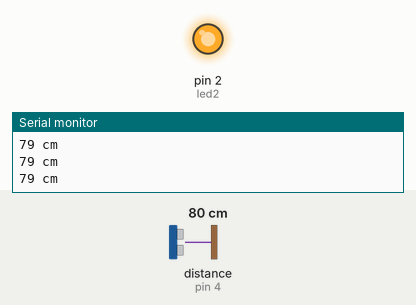
Recording of a sketch running on a simulated Arduino Uno, built with avr-gcc and run on an emulated ATmega328P. On the bench: output pins drawn as LEDs (lit = HIGH), the last lines printed to the serial monitor. Wiring (inferred from the names in the program): ultrasonic range finder: trigger pin 5; echo pin 4. The inputs (shaded band) are chosen by the test bench; at power-on: distance to the obstacle (sensor on pin 4) 80 cm. The echo pulse lasts 58.3 µs per cm; pins used as bus, display or sensor lines are not drawn.

Above: at 1.3 s.
1.4 s: distance to the obstacle (sensor on pin 4) set to 2 cm
At 2.7 s:
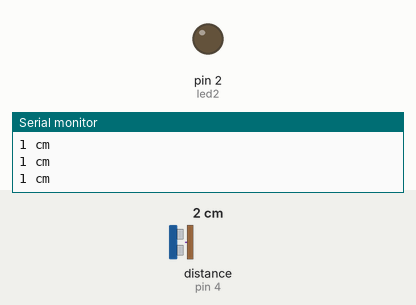
3.0 s: distance to the obstacle (sensor on pin 4) set to 35 cm
At 4.0 s:
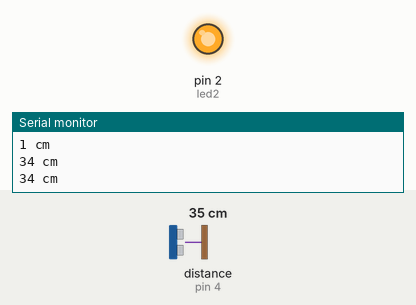
4.5 s: distance to the obstacle (sensor on pin 4) set to 4 cm
At 5.3 s:
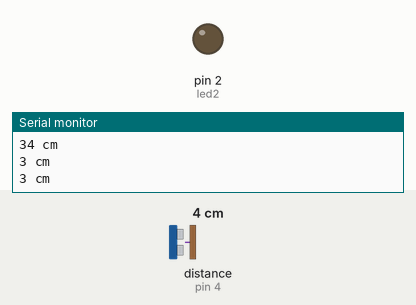
Timing chart, 0 to 7.5 s (numbered marks = the images above; inputs shaded):
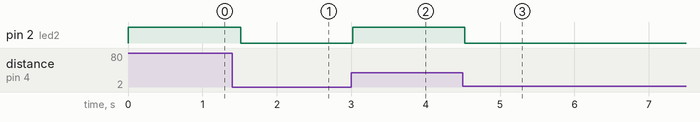

Measured:
- after the input at 1.4 s, pin 2 (led2): HIGH → LOW after 0.12 s
- after the input at 3.0 s, pin 2 (led2): LOW → HIGH at once
- after the input at 4.5 s, pin 2 (led2): HIGH → LOW at once

The sketch:

hc-sr04-alpha.ino
```cpp
#define trigPin 5

#define echoPin 4

#define led 00

#define led2 2

void setup() {

Serial.begin (9600);

pinMode(trigPin, OUTPUT);

pinMode(echoPin, INPUT);

pinMode(led, OUTPUT);

pinMode(led2, OUTPUT);

}

void loop() {

long duration, distance;

digitalWrite(trigPin, LOW);

delayMicroseconds(2);

digitalWrite(trigPin, HIGH);

delayMicroseconds(10);

digitalWrite(trigPin, LOW);

duration = pulseIn(echoPin, HIGH);

distance = (duration/2) / 29.1;

if (distance < 20) { // На этом этапе происходит вкл/выкл светодиода digitalWrite(led,HIGH); // когда загорается красный, зеленый обязан выключится

digitalWrite(led2,LOW); } else { digitalWrite(led,LOW); digitalWrite(led2,HIGH); } if (distance >= 200 || distance <= 0){

Serial.println("Out of range"); // Можно придумать что-то на русском – вроде "Вне диапазона"

}

else {

Serial.print(distance);

Serial.println(" cm"); // тут тоже можно указать " см"

}

delay(500);

}
```
